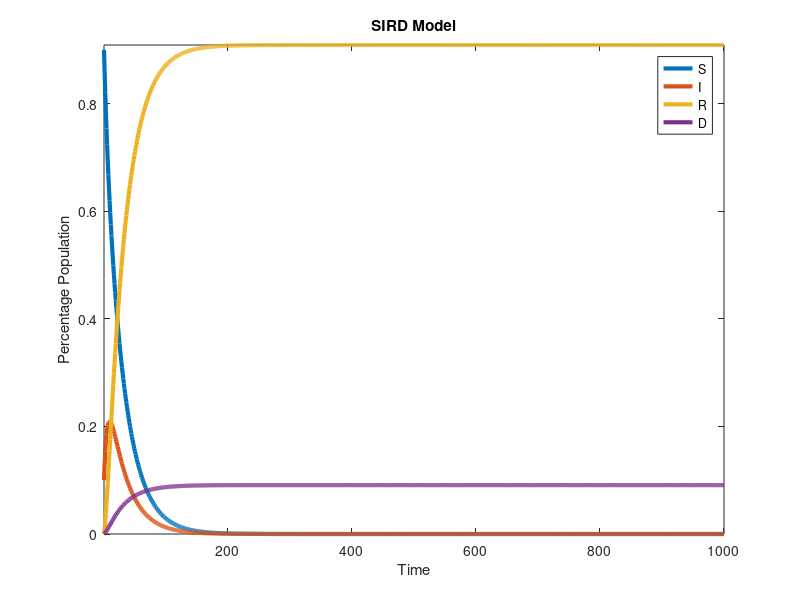

Source code (MATLAB):
% The following matrix implements the SIR dynamics example from Chapter 9.3
% of the textbook.
A = [0.95, 0.04, 0, 0; 0.05, 0.85, 0, 0; 0, 0.1, 1, 0; 0, 0.01, 0, 1];

% The following matrix is needed to use the lsim function to simulate the
% system in question
B = zeros(4, 1);

% initial conditions (i.e., values of S, I, R, D at t=0).
x0 = [0.9, 0.1, 0. 0];

% Here is a compact way to simulate a linear dynamical system.
% Type 'help ss', 'help lsim', etc., to learn about how these functions work!!
sys_sir_base = ss(A,B,eye(4),zeros(4,1), 1);
Y = lsim(sys_sir_base,zeros(1000,1),linspace(0,999,1000), x0);

% plot the output trajectory
plot(Y, "LineWidth", 3);
axis tight;
title("SIRD Model");
legend('S','I','R','D');
xlabel('Time')
ylabel('Percentage Population');